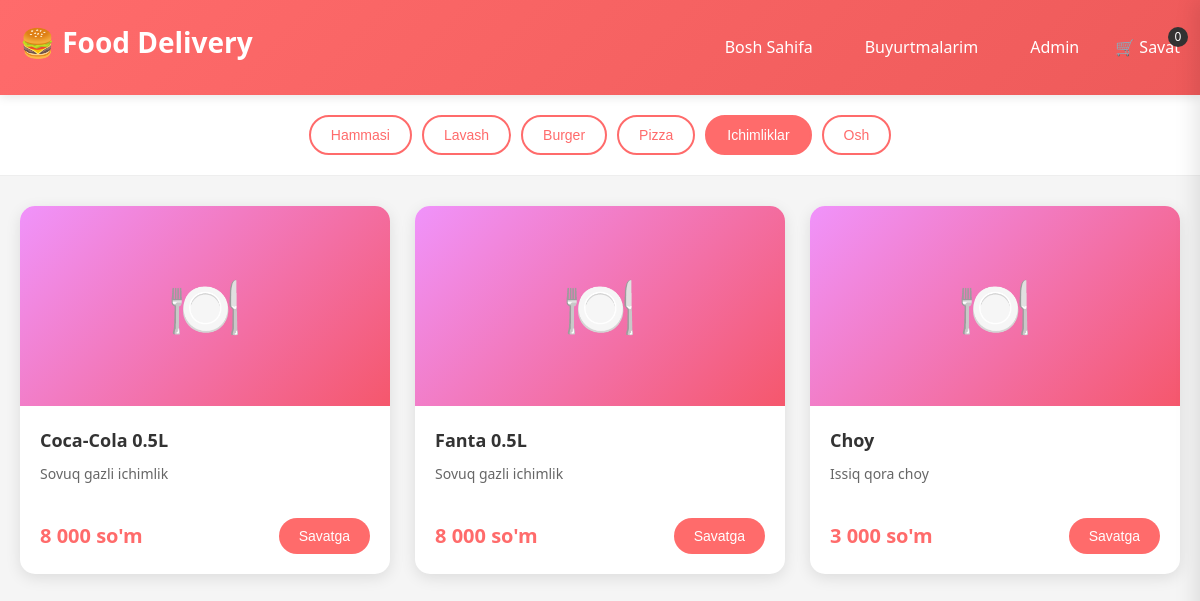
The app's page /?category=Ichimliklar with its own data.
### tables this page shows
CREATE TABLE IF NOT EXISTS foods (
    id INT AUTO_INCREMENT PRIMARY KEY,
    name VARCHAR(255) NOT NULL,
    description TEXT,
    price DECIMAL(10, 2) NOT NULL,
    image VARCHAR(255),
    category ENUM('Lavash', 'Burger', 'Pizza', 'Ichimliklar', 'Osh') NOT NULL,
    status TINYINT DEFAULT 1,
    created_at TIMESTAMP DEFAULT CURRENT_TIMESTAMP,
    updated_at TIMESTAMP DEFAULT CURRENT_TIMESTAMP ON UPDATE CURRENT_TIMESTAMP
);

### config.php (called while the page is built, shortened)
<?php
function getDB() {
    static $db = null;
    if ($db === null) {
        $db = new mysqli(DB_HOST, DB_USER, DB_PASS, DB_NAME);
        $db->set_charset("utf8mb4");
    }
    return $db;
}
function formatPrice($price) {
    return number_format($price, 0, ',', ' ') . " so'm";
}
function getFoods($category = null) {
    $db = getDB();
    $sql = "SELECT * FROM foods WHERE status = 1";
    if ($category) {
        $sql .= " AND category = ?";
        $stmt = $db->prepare($sql);
        $stmt->bind_param("s", $category);
    } else {
        $stmt = $db->prepare($sql);
    }
    $stmt->execute();
    return $stmt->get_result()->fetch_all(MYSQLI_ASSOC);
}
function getCategories() {
    return ['Lavash', 'Burger', 'Pizza', 'Ichimliklar', 'Osh'];
}

### index.php (the view, shortened to what this page needs)
<?php
require_once 'config.php';
$category = isset($_GET['category']) ? $_GET['category'] : null;
$foods = getFoods($category);
$categories = getCategories();
?>
<!DOCTYPE html>
<html lang="uz">
<head>
    <link rel="stylesheet" href="style.css">
</head>
<body>
    <header>
        <div class="container">
            <div class="nav">
                <h1><a href="index.php">🍔 Food Delivery</a></h1>
                <div class="nav-links">
                    <a href="index.php">Bosh Sahifa</a>
                    <a href="orders.php">Buyurtmalarim</a>
                    <a href="admin.php">Admin</a>
                    <div class="cart-icon" onclick="toggleCart()">
                        🛒 Savat
                        <span class="cart-count" id="cartCount">0</span>
                    </div>
                </div>
            </div>
        </div>
    </header>
    <div class="categories">
        <div class="container">
            <div class="category-list">
                <button class="category-btn <?php echo !$category ? 'active' : ''; ?>"
                        onclick="window.location.href='index.php'">
                    Hammasi
                </button>
                <?php foreach ($categories as $cat): ?>
                <button class="category-btn <?php echo $category === $cat ? 'active' : ''; ?>"
                        onclick="window.location.href='?category=<?php echo urlencode($cat); ?>'">
                    <?php echo htmlspecialchars($cat); ?>
                </button>
                <?php endforeach; ?>
            </div>
        </div>
    </div>
    <main class="container">
        <div class="food-grid">
            <?php foreach ($foods as $food): ?>
            <div class="food-card">
                <div class="food-image">
                    🍽️
                </div>
                <div class="food-info">
                    <div class="food-name"><?php echo htmlspecialchars($food['name']); ?></div>
                    <div class="food-description"><?php echo htmlspecialchars($food['description']); ?></div>
                    <div class="food-footer">
                        <div class="food-price"><?php echo formatPrice($food['price']); ?></div>
                        <button class="add-to-cart" onclick="addToCart(<?php echo $food['id']; ?>, '<?php echo htmlspecialchars(addslashes($food['name'])); ?>', <?php echo $food['price']; ?>)">
                            Savatga
                        </button>
                    </div>
                </div>
            </div>
            <?php endforeach; ?>
        </div>
    </main>
</body>
</html>

### style.css (style rules this page uses)
* { margin: 0; padding: 0; box-sizing: border-box; }
body { font-family: 'Segoe UI', Tahoma, Geneva, Verdana, sans-serif; background: #f5f5f5; color: #333; line-height: 1.6; }
.container { max-width: 1200px; margin: 0 auto; padding: 0 20px; }
header { background: linear-gradient(135deg, #ff6b6b, #ee5a5a); color: white; padding: 20px 0; box-shadow: 0 2px 10px rgba(0,0,0,0.1); position: sticky; top: 0; z-index: 100; }
header h1 { font-size: 28px; margin-bottom: 10px; }
header h1 a { color: white; text-decoration: none; }
.nav { display: flex; justify-content: space-between; align-items: center; flex-wrap: wrap; gap: 15px; }
.nav-links { display: flex; gap: 20px; align-items: center; }
.nav-links a { color: white; text-decoration: none; padding: 8px 16px; border-radius: 20px; transition: background 0.3s; }
.cart-icon { position: relative; cursor: pointer; }
.cart-count { position: absolute; top: -8px; right: -8px; background: #333; color: white; font-size: 12px; width: 20px; height: 20px; border-radius: 50%; display: flex; align-items: center; justify-content: center; }
.categories { background: white; padding: 20px 0; margin-bottom: 30px; border-bottom: 1px solid #eee; }
.category-list { display: flex; gap: 10px; flex-wrap: wrap; justify-content: center; }
.category-btn { padding: 10px 20px; border: 2px solid #ff6b6b; background: white; color: #ff6b6b; border-radius: 25px; cursor: pointer; transition: all 0.3s; font-size: 14px; }
.category-btn:hover, .category-btn.active { background: #ff6b6b; color: white; }
.food-grid { display: grid; grid-template-columns: repeat(auto-fill, minmax(280px, 1fr)); gap: 25px; margin-bottom: 40px; }
.food-card { background: white; border-radius: 15px; overflow: hidden; box-shadow: 0 4px 15px rgba(0,0,0,0.1); transition: transform 0.3s, box-shadow 0.3s; }
.food-image { width: 100%; height: 200px; background: linear-gradient(135deg, #f093fb 0%, #f5576c 100%); display: flex; align-items: center; justify-content: center; color: white; font-size: 60px; }
.food-info { padding: 20px; }
.food-name { font-size: 18px; font-weight: bold; margin-bottom: 8px; color: #333; }
.food-description { color: #666; font-size: 14px; margin-bottom: 15px; height: 40px; overflow: hidden; }
.food-footer { display: flex; justify-content: space-between; align-items: center; }
.food-price { font-size: 20px; font-weight: bold; color: #ff6b6b; }
.add-to-cart { background: #ff6b6b; color: white; border: none; padding: 10px 20px; border-radius: 25px; cursor: pointer; transition: background 0.3s; font-size: 14px; }

### records on screen
foods: name "Coca-Cola 0.5L", description "Sovuq gazli ichimlik", price "8 000 so'm"
foods: name "Fanta 0.5L", description "Sovuq gazli ichimlik", price "8 000 so'm"
foods: name "Choy", description "Issiq qora choy", price "3 000 so'm"

### other values on screen
$cat "Lavash"
$cat "Burger"
$cat "Pizza"
$cat "Ichimliklar"
$cat "Osh"
